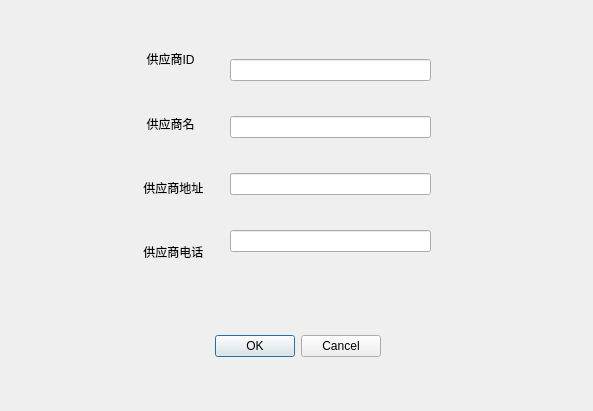
<?xml version="1.0" encoding="UTF-8"?>
<ui version="4.0">
 <class>Dialog3</class>
 <widget class="QDialog" name="Dialog3">
  <property name="geometry">
   <rect>
    <x>0</x>
    <y>0</y>
    <width>593</width>
    <height>411</height>
   </rect>
  </property>
  <property name="windowTitle">
   <string>Dialog</string>
  </property>
  <widget class="QDialogButtonBox" name="buttonBox">
   <property name="geometry">
    <rect>
     <x>40</x>
     <y>330</y>
     <width>341</width>
     <height>32</height>
    </rect>
   </property>
   <property name="orientation">
    <enum>Qt::Horizontal</enum>
   </property>
   <property name="standardButtons">
    <set>QDialogButtonBox::Cancel|QDialogButtonBox::Ok</set>
   </property>
  </widget>
  <widget class="QWidget" name="verticalLayoutWidget">
   <property name="geometry">
    <rect>
     <x>230</x>
     <y>30</y>
     <width>201</width>
     <height>251</height>
    </rect>
   </property>
   <layout class="QVBoxLayout" name="verticalLayout">
    <item>
     <widget class="QLineEdit" name="lineEdit"/>
    </item>
    <item>
     <widget class="QLineEdit" name="lineEdit_2"/>
    </item>
    <item>
     <widget class="QLineEdit" name="lineEdit_3"/>
    </item>
    <item>
     <widget class="QLineEdit" name="lineEdit_4"/>
    </item>
   </layout>
  </widget>
  <widget class="QWidget" name="verticalLayoutWidget_2">
   <property name="geometry">
    <rect>
     <x>140</x>
     <y>30</y>
     <width>91</width>
     <height>251</height>
    </rect>
   </property>
   <layout class="QVBoxLayout" name="verticalLayout_2">
    <item>
     <widget class="QLabel" name="label">
      <property name="text">
       <string>  供应商ID</string>
      </property>
     </widget>
    </item>
    <item>
     <widget class="QLabel" name="label_2">
      <property name="text">
       <string>  供应商名</string>
      </property>
     </widget>
    </item>
    <item>
     <widget class="QLabel" name="label_3">
      <property name="text">
       <string> 供应商地址</string>
      </property>
     </widget>
    </item>
    <item>
     <widget class="QLabel" name="label_4">
      <property name="text">
       <string> 供应商电话</string>
      </property>
     </widget>
    </item>
   </layout>
  </widget>
 </widget>
 <resources/>
 <connections>
  <connection>
   <sender>buttonBox</sender>
   <signal>accepted()</signal>
   <receiver>Dialog3</receiver>
   <slot>accept()</slot>
   <hints>
    <hint type="sourcelabel">
     <x>248</x>
     <y>254</y>
    </hint>
    <hint type="destinationlabel">
     <x>157</x>
     <y>274</y>
    </hint>
   </hints>
  </connection>
  <connection>
   <sender>buttonBox</sender>
   <signal>rejected()</signal>
   <receiver>Dialog3</receiver>
   <slot>reject()</slot>
   <hints>
    <hint type="sourcelabel">
     <x>316</x>
     <y>260</y>
    </hint>
    <hint type="destinationlabel">
     <x>286</x>
     <y>274</y>
    </hint>
   </hints>
  </connection>
 </connections>
</ui>
